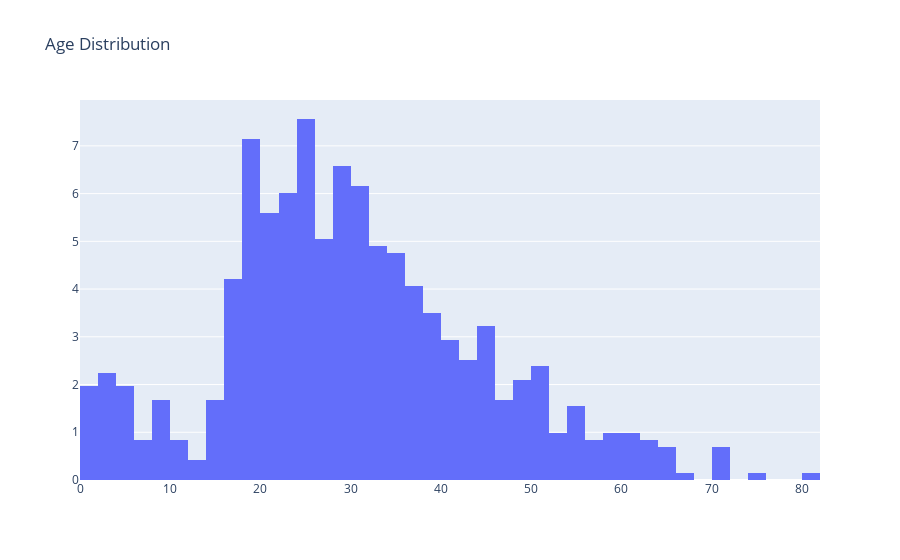

The code cell stored with this chart in its notebook:
### Markdown cell above
## Histogram

### Code cell
trace = go.Histogram(x=data['Age'],nbinsx=40,histnorm='percent')
data = [trace]
# defining layout
layout = go.Layout(title="Age Distribution")
# defining figure and plotting
fig = go.Figure(data = data,layout = layout)
iplot(fig)

### Figure 1 — Plotly figure (JSON) as saved in the notebook; plotly's stock layout.template omitted (floating-point values rounded to 4 significant figures; data arrays with more than 128 entries replaced by an {"elided": "..."} marker saying what was removed)
{"data": [{"histnorm": "percent", "nbinsx": 40, "type": "histogram", "x": {"elided": "891 float values"}}], "layout": {"autosize": true, "title": {"text": "Age Distribution"}, "xaxis": {"autorange": true, "range": [0, 82], "type": "linear"}, "yaxis": {"autorange": true, "range": [0, 7.961]}}}
